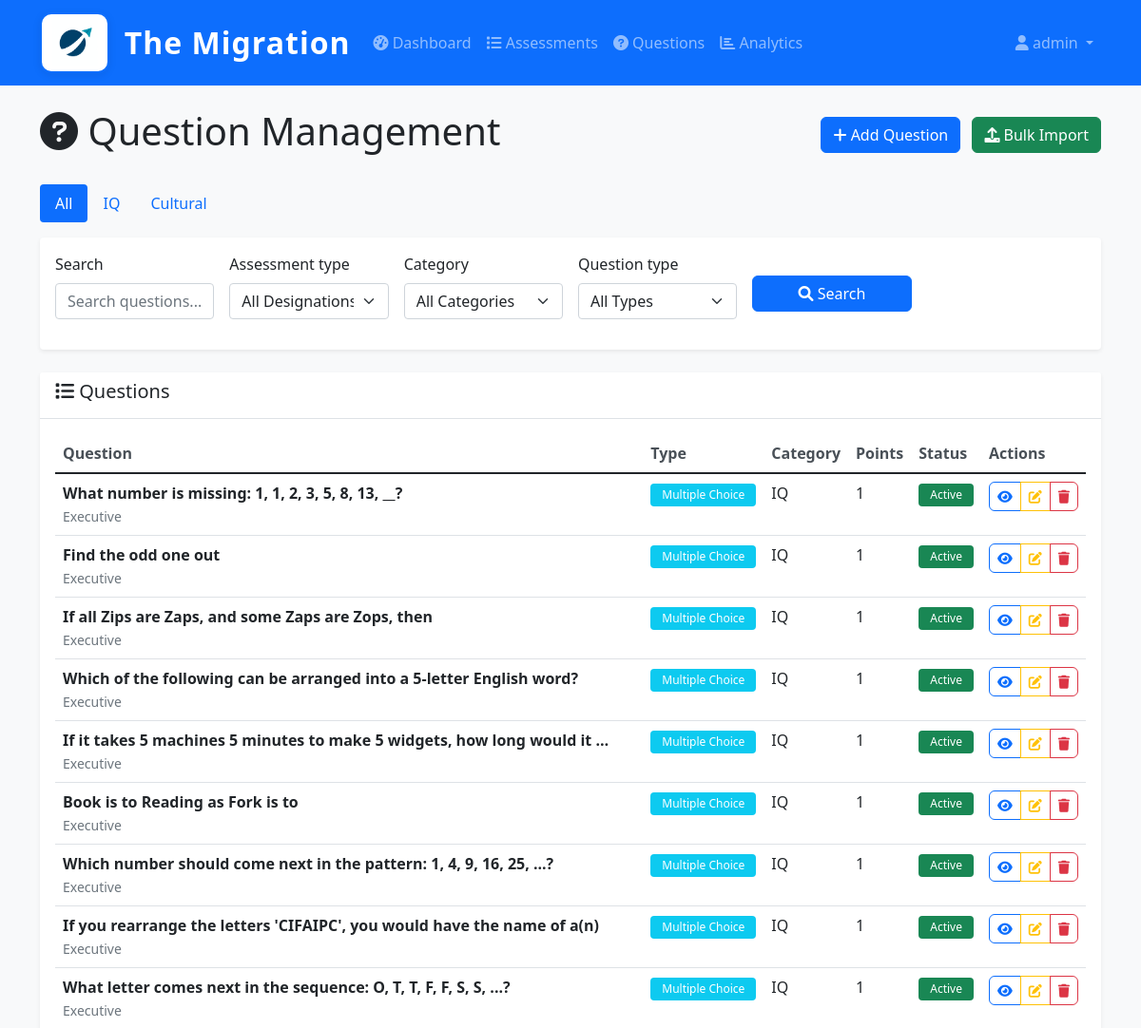
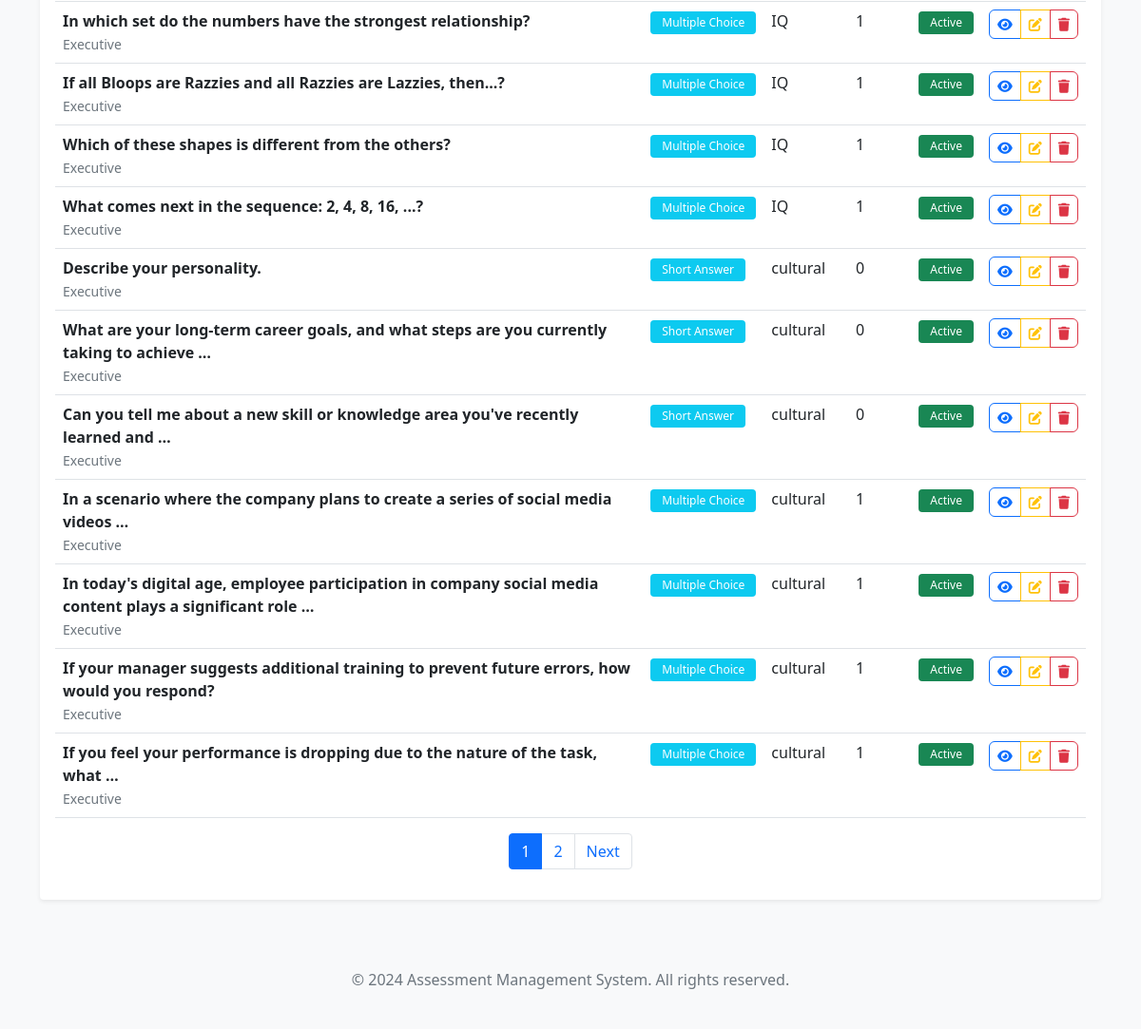
The app's page /assessments/admin/questions/ (signed in) with its own data (2 pictures, top to bottom).
### users/models.py (models this page shows, shortened)
class CustomUser(AbstractUser):
    ROLE_CHOICES = (
        ('admin', 'Admin'),
        ('hr_admin', 'HR Admin'),
        ('candidate', 'Candidate'),
        ('reviewer', 'Reviewer'),
    )
    role = models.CharField(max_length=20, choices=ROLE_CHOICES, default='candidate')
    phone = models.CharField(max_length=15, blank=True, null=True)
    department = models.CharField(max_length=100, blank=True, null=True)
    employee_id = models.CharField(max_length=50, blank=True, null=True)
    is_active = models.BooleanField(default=True)
    created_at = models.DateTimeField(auto_now_add=True)
    updated_at = models.DateTimeField(auto_now=True)
    class Meta:
        verbose_name = 'User'
        verbose_name_plural = 'Users'

### assessments/models.py (models this page shows, shortened)
class Question(models.Model):
    QUESTION_TYPES = [
        ('MCQ', 'Multiple Choice'),
        ('TF', 'True/False'),
        ('SA', 'Short Answer'),
    ]
    assessment_type = models.ForeignKey(Designation, on_delete=models.CASCADE, related_name='questions')
    category = models.ForeignKey(QuestionCategory, on_delete=models.CASCADE, related_name='questions', null=True, blank=True)
    text = models.TextField()
    question_type = models.CharField(max_length=3, choices=QUESTION_TYPES)
    options = models.JSONField(null=True, blank=True, help_text="For MCQ: list of options")
    correct_answer = models.TextField()
    explanation = models.TextField(blank=True, help_text="Explanation for the correct answer")
    points = models.PositiveIntegerField(default=1, help_text="Points for this question")
    is_active = models.BooleanField(default=True)
    created_at = models.DateTimeField(auto_now_add=True)
    updated_at = models.DateTimeField(auto_now=True)
    class Meta:
        verbose_name = 'Question'
        verbose_name_plural = 'Questions'

class Designation(models.Model):
    name = models.CharField(max_length=100, unique=True)
    description = models.TextField(blank=True)
    is_active = models.BooleanField(default=True)
    created_at = models.DateTimeField(auto_now_add=True)
    updated_at = models.DateTimeField(auto_now=True)
    class Meta:
        verbose_name = 'Designation'
        verbose_name_plural = 'Designations'
    def __str__(self):
        return self.name

class QuestionCategory(models.Model):
    name = models.CharField(max_length=100)
    description = models.TextField(blank=True)
    assessment_type = models.ForeignKey(Designation, on_delete=models.CASCADE, related_name='categories')
    class Meta:
        verbose_name = 'Question Category'
        verbose_name_plural = 'Question Categories'
        unique_together = ['name', 'assessment_type']
    def __str__(self):
        return f"{self.name} - {self.assessment_type.name}"

### assessments/views.py (the view)
    def wrapper(request, *args, **kwargs):
        if not request.user.is_authenticated:
            return HttpResponseRedirect(reverse('admin_login'))
        if not is_authorized_admin(request.user):
            messages.error(request, 'Access denied. Only authorized administrators can access this system.')
            return HttpResponseRedirect(reverse('admin_login'))
        return view_func(request, *args, **kwargs)

### assessments/forms.py
class QuestionSearchForm(forms.Form):
    assessment_type = forms.ModelChoiceField(
        queryset=Designation.objects.all(),
        required=False,
        empty_label="All Designations"
    )
    category = forms.ModelChoiceField(
        queryset=QuestionCategory.objects.all(),
        required=False,
        empty_label="All Categories"
    )
    question_type = forms.ChoiceField(
        choices=[('', 'All Types')] + Question.QUESTION_TYPES,
        required=False
    )
    search = forms.CharField(required=False, widget=forms.TextInput(attrs={'placeholder': 'Search questions...'}))
    def __init__(self, *args, **kwargs):
        super().__init__(*args, **kwargs)
        self.fields['assessment_type'].queryset = Designation.objects.all()
        self.fields['category'].queryset = QuestionCategory.objects.all()

### assessments/views.py (called while the page is built)
def is_authorized_admin(user):
    return (user.is_authenticated and
            user.role == 'admin' and
            user.email in AUTHORIZED_ADMIN_EMAILS)

def admin_required(view_func):
    def wrapper(request, *args, **kwargs):
        if not request.user.is_authenticated:
            return HttpResponseRedirect(reverse('admin_login'))
        if not is_authorized_admin(request.user):
            messages.error(request, 'Access denied. Only authorized administrators can access this system.')
            return HttpResponseRedirect(reverse('admin_login'))
        return view_func(request, *args, **kwargs)
    return wrapper

### assessments/templates/assessments/question_list.html (shortened to what this page needs)
{% extends 'base.html' %}
{% load crispy_forms_tags %}
{% block content %}
<div class="row">
    <div class="col-12">
        <div class="d-flex justify-content-between align-items-center mb-4">
            <h1><i class="fas fa-question-circle"></i> Question Management</h1>
            <div>
                <a href="{% url 'assessments:question_create' %}" class="btn btn-primary">
                    <i class="fas fa-plus"></i> Add Question
                </a>
                <a href="{% url 'assessments:bulk_import_questions' %}" class="btn btn-success ms-2">
                    <i class="fas fa-upload"></i> Bulk Import
                </a>
            </div>
        </div>
    </div>
</div>
<div class="row mb-3">
    <div class="col-12">
        <ul class="nav nav-pills">
            <li class="nav-item">
                <a class="nav-link {% if not selected_category_id %}active{% endif %}" href="?">All</a>
            </li>
            <li class="nav-item">
                <a class="nav-link {% if selected_category_id == iq_category_id %}active{% endif %}" href="?category={{ iq_category_id }}">IQ</a>
            </li>
            <li class="nav-item">
                <a class="nav-link {% if selected_category_id == cultural_category_id %}active{% endif %}" href="?category={{ cultural_category_id }}">Cultural</a>
            </li>
        </ul>
    </div>
</div>
<div class="row mb-4">
    <div class="col-12">
        <div class="card">
            <div class="card-body">
                <form method="get" class="row g-3">
                    <div class="col-md-2">
                        {{ form.search|as_crispy_field }}
                    </div>
                    <div class="col-md-2">
                        {{ form.assessment_type|as_crispy_field }}
                    </div>
                    <div class="col-md-2">
                        {{ form.category|as_crispy_field }}
                    </div>
                    <div class="col-md-2">
                        {{ form.question_type|as_crispy_field }}
                    </div>
                    <div class="col-md-2">
                        <button type="submit" class="btn btn-primary mt-4 w-100">
                            <i class="fas fa-search"></i> Search
                        </button>
                    </div>
                </form>
            </div>
        </div>
    </div>
</div>
<div class="row">
    <div class="col-12">
        <div class="card">
            <div class="card-header">
                <h5><i class="fas fa-list"></i> Questions</h5>
            </div>
            <div class="card-body">
                {% if page_obj %}
                    <div class="table-responsive">
                        <table class="table table-hover">
                            <thead>
                                <tr>
                                    <th>Question</th>
                                    <th>Type</th>
                                    <th>Category</th>
                                    <th>Points</th>
                                    <th>Status</th>
                                    <th>Actions</th>
                                </tr>
                            </thead>
                            <tbody>
                                {% for question in page_obj %}
                                <tr>
                                    <td>
                                        <strong>{{ question.text|truncatewords:15 }}</strong>
                                        <br><small class="text-muted">{{ question.assessment_type.name }}</small>
                                    </td>
                                    <td>
                                        <span class="badge bg-info">{{ question.get_question_type_display }}</span>
                                    </td>
                                    <td>{{ question.category.name|default:"-" }}</td>
                                    <td>{{ question.points }}</td>
                                    <td>
                                        <span class="badge bg-{% if question.is_active %}success{% else %}secondary{% endif %}">
                                            {% if question.is_active %}Active{% else %}Inactive{% endif %}
                                        </span>
                                    </td>
                                    <td>
                                        <div class="btn-group" role="group">
                                            <a href="{% url 'assessments:question_detail' question.id %}" class="btn btn-sm btn-outline-primary" title="View Details">
                                                <i class="fas fa-eye"></i>
                                            </a>
                                            <a href="{% url 'assessments:question_edit' question.id %}" class="btn btn-sm btn-outline-warning" title="Edit Question">
                                                <i class="fas fa-edit"></i>
                                            </a>
                                            <a href="{% url 'assessments:question_delete' question.id %}" class="btn btn-sm btn-outline-danger" title="Delete Question">
                                                <i class="fas fa-trash"></i>
                                            </a>
                                        </div>
                                    </td>
                                </tr>
                                {% endfor %}
                            </tbody>
                        </table>
                    </div>
                    {% if page_obj.has_other_pages %}
                    <nav aria-label="Question pagination">
                        <ul class="pagination justify-content-center">
                            {% for num in page_obj.paginator.page_range %}
                                {% if page_obj.number == num %}
                                    <li class="page-item active">
                                        <span class="page-link">{{ num }}</span>
                                    </li>
                                {% elif num > page_obj.number|add:'-3' and num < page_obj.number|add:'3' %}
                                    <li class="page-item">
                                        <a class="page-link" href="?page={{ num }}">{{ num }}</a>
                                    </li>
                                {% endif %}
                            {% endfor %}
                            {% if page_obj.has_next %}
                                <li class="page-item">
                                    <a class="page-link" href="?page={{ page_obj.next_page_number }}">Next</a>
                                </li>
                            {% endif %}
                        </ul>
                    </nav>
                    {% endif %}
                {% endif %}
            </div>
        </div>
    </div>
</div>
{% endblock %}

### templates/base.html (shortened to what this page needs)
{% load static %}
<!DOCTYPE html>
<html lang="en">
<head>
    <link href="https://cdn.jsdelivr.net/npm/bootstrap@5.1.3/dist/css/bootstrap.min.css" rel="stylesheet">
    <link href="https://cdnjs.cloudflare.com/ajax/libs/font-awesome/6.0.0/css/all.min.css" rel="stylesheet">
    <link href="{% static 'css/style.css' %}" rel="stylesheet">
</head>
<body>
    <nav class="navbar navbar-expand-lg navbar-dark bg-primary">
        <div class="container">
            <a class="navbar-brand d-flex align-items-center" href="{% url 'home' %}">
                <img src="{% static 'images/logo.png' %}" alt="The Migration Logo" style="height:64px; width:auto; margin-right:16px; background: #fff; border-radius: 12px; box-shadow: 0 2px 8px rgba(0,0,0,0.08); padding: 6px; border: 2px solid #0d6efd;">
                <span class="fs-2 fw-bold text-white" style="letter-spacing:1px;">The Migration</span>
            </a>
            <div class="collapse navbar-collapse" id="navbarNav">
                <ul class="navbar-nav me-auto">
                    {% if user.is_authenticated %}
                        {% if user.role == 'admin' %}
                            <li class="nav-item">
                                <a class="nav-link" href="{% url 'assessments:admin_dashboard' %}">
                                    <i class="fas fa-tachometer-alt"></i> Dashboard
                                </a>
                            </li>
                            <li class="nav-item">
                                <a class="nav-link" href="{% url 'assessments:assessment_list' %}">
                                    <i class="fas fa-list"></i> Assessments
                                </a>
                            </li>
                            <li class="nav-item">
                                <a class="nav-link" href="{% url 'assessments:question_list' %}">
                                    <i class="fas fa-question-circle"></i> Questions
                                </a>
                            </li>
                            <li class="nav-item">
                                <a class="nav-link" href="{% url 'assessments:analytics' %}">
                                    <i class="fas fa-chart-bar"></i> Analytics
                                </a>
                            </li>
                        {% elif user.role == 'candidate' %}
                            <li class="nav-item">
                                <a class="nav-link" href="{% url 'assessments:candidate_portal' %}">
                                    <i class="fas fa-home"></i> Portal
                                </a>
                            </li>
                        {% endif %}
                    {% endif %}
                </ul>
                <ul class="navbar-nav">
                    {% if user.is_authenticated %}
                        <li class="nav-item dropdown">
                            <a class="nav-link dropdown-toggle" href="#" id="navbarDropdown" role="button" data-bs-toggle="dropdown">
                                <i class="fas fa-user"></i> {{ user.username }}
                            </a>
                        </li>
                    {% else %}
                        <li class="nav-item">
                            <a class="nav-link" href="{% url 'users:login' %}">
                                <i class="fas fa-sign-in-alt"></i> Login
                            </a>
                        </li>
                    {% endif %}
                </ul>
            </div>
        </div>
    </nav>
    <main class="container mt-4">
        {% block content %}{% endblock %}
    </main>
    <footer class="bg-light text-center text-muted py-4 mt-5">
        <div class="container">
            <p>&copy; 2024 Assessment Management System. All rights reserved.</p>
        </div>
    </footer>
</body>
</html>

### static/css/style.css (style rules this page uses)
body { background-color: #f8f9fa; }
.card { border: none; box-shadow: 0 0.125rem 0.25rem rgba(0, 0, 0, 0.075); transition: box-shadow 0.15s ease-in-out; }
.card-header { background-color: #fff; border-bottom: 1px solid #dee2e6; font-weight: 600; }
.navbar-brand { font-weight: 600; }
.navbar-nav .nav-link { font-weight: 500; }
.btn { border-radius: 0.375rem; font-weight: 500; }
.btn-sm { padding: 0.25rem 0.5rem; font-size: 0.875rem; }
.table th { border-top: none; font-weight: 600; color: #495057; }
.badge { font-weight: 500; padding: 0.375rem 0.75rem; }

### records on screen
CustomUser: username "admin"
Question: text "What number is missing: 1, 1, 2, 3, 5, 8, 13, __?", assessment_type.name "Executive", question_type "Multiple Choice", category.name "IQ", points "1", is_active "Active"
Question: text "Find the odd one out", assessment_type.name "Executive", question_type "Multiple Choice", category.name "IQ", points "1", is_active "Active"
Question: text "If all Zips are Zaps, and some Zaps are Zops, then", assessment_type.name "Executive", question_type "Multiple Choice", category.name "IQ", points "1", is_active "Active"
Question: text "Which of the following can be arranged into a 5-letter English word?", assessment_type.name "Executive", question_type "Multiple Choice", category.name "IQ", points "1", is_active "Active"
Question: text "If it takes 5 machines 5 minutes to make 5 widgets, how long would it …", assessment_type.name "Executive", question_type "Multiple Choice", category.name "IQ", points "1", is_active "Active"
Question: text "Book is to Reading as Fork is to", assessment_type.name "Executive", question_type "Multiple Choice", category.name "IQ", points "1", is_active "Active"
Question: text "Which number should come next in the pattern: 1, 4, 9, 16, 25, ...?", assessment_type.name "Executive", question_type "Multiple Choice", category.name "IQ", points "1", is_active "Active"
Question: text "If you rearrange the letters 'CIFAIPC', you would have the name of a(n)", assessment_type.name "Executive", question_type "Multiple Choice", category.name "IQ", points "1", is_active "Active"
Question: text "What letter comes next in the sequence: O, T, T, F, F, S, S, ...?", assessment_type.name "Executive", question_type "Multiple Choice", category.name "IQ", points "1", is_active "Active"
Question: text "In which set do the numbers have the strongest relationship?", assessment_type.name "Executive", question_type "Multiple Choice", category.name "IQ", points "1", is_active "Active"
Question: text "If all Bloops are Razzies and all Razzies are Lazzies, then...?", assessment_type.name "Executive", question_type "Multiple Choice", category.name "IQ", points "1", is_active "Active"
Question: text "Which of these shapes is different from the others?", assessment_type.name "Executive", question_type "Multiple Choice", category.name "IQ", points "1", is_active "Active"
Question: text "What comes next in the sequence: 2, 4, 8, 16, ...?", assessment_type.name "Executive", question_type "Multiple Choice", category.name "IQ", points "1", is_active "Active"
Question: text "Describe your personality.", assessment_type.name "Executive", question_type "Short Answer", category.name "cultural", points "0", is_active "Active"
Question: text "What are your long-term career goals, and what steps are you currently taking to achieve …", assessment_type.name "Executive", question_type "Short Answer", category.name "cultural", points "0", is_active "Active"
Question: text "Can you tell me about a new skill or knowledge area you've recently learned and …", assessment_type.name "Executive", question_type "Short Answer", category.name "cultural", points "0", is_active "Active"
Question: text "In a scenario where the company plans to create a series of social media videos …", assessment_type.name "Executive", question_type "Multiple Choice", category.name "cultural", points "1", is_active "Active"
Question: text "In today's digital age, employee participation in company social media content plays a significant role …", assessment_type.name "Executive", question_type "Multiple Choice", category.name "cultural", points "1", is_active "Active"
Question: text "If your manager suggests additional training to prevent future errors, how would you respond?", assessment_type.name "Executive", question_type "Multiple Choice", category.name "cultural", points "1", is_active "Active"
Question: text "If you feel your performance is dropping due to the nature of the task, what …", assessment_type.name "Executive", question_type "Multiple Choice", category.name "cultural", points "1", is_active "Active"

### other values on screen
{{ num }} "1"
{{ num }} "2"
